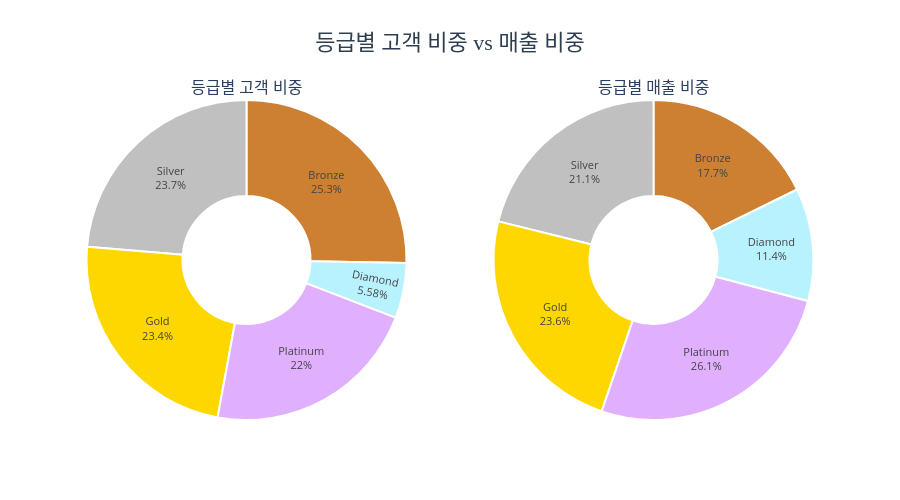

This figure's notebook cell:
### Code cell
color_map = {
    'Bronze': '#CD7F32',
    'Silver': '#C0C0C0',
    'Gold': '#FFD700',
    'Platinum': '#E0B0FF',
    'Diamond': '#B9F2FF'
}


# 각 등급별 고객 비중 / 등급별 매출 비중 파이 차트
fig = make_subplots(
    rows=1, cols=2,
    subplot_titles=['등급별 고객 비중', '등급별 매출 비중'],
    specs=[[{'type': 'pie'}, {'type': 'pie'}]]
)

for col, value_col in enumerate(['고객비중(%)', '매출비중(%)'], 1):
    fig.add_trace(
        go.Pie(
            labels=grade_analysis.index,
            values=grade_analysis[value_col],
            marker=dict(
                colors=[color_map[g] for g in grade_analysis.index],
                line=dict(color='white', width=2)
            ),
            textinfo='label+percent',
            textposition='inside',
            textfont=dict(size=11),
            showlegend=False,
            hole=0.4,
            sort=False
        ),
        row=1, col=col
    )

fig.update_layout(
    title=dict(
        text='등급별 고객 비중 vs 매출 비중',
        font=dict(size=22, color='#2c3e50', family='Arial Black'),
        x=0.5,
        xanchor='center'
    ),
    height=500,
    width=900,
    plot_bgcolor='white'
)


fig.show()


# 1인당 지출 막대차트
fig2 = go.Figure(go.Bar(
    x=grade_analysis.index,
    y=grade_analysis['1인당지출'],
    marker=dict(
        color=[color_map[g] for g in grade_analysis.index],
        line=dict(color='#2c3e50', width=0.5)
    ),
    text=grade_analysis['1인당지출'].apply(lambda x: f'USD {x:,.0f}'),
    textposition='outside'
))

fig2.update_layout(
    title=dict(
        text='등급별 1인당 지출 평균',
        font=dict(size=22, color='#2c3e50', family='Arial Black'),
        x=0.5,
        xanchor='center'
    ),
    height=500,
    width=700,
    plot_bgcolor='white'
)

fig2.update_xaxes(title_text='등급', gridcolor='lightgray')
fig2.update_yaxes(title_text='1인당 지출 (USD)', gridcolor='lightgray',
                  range=[0, grade_analysis['1인당지출'].max() * 1.15])

fig2.show()

### Figure 1 — Plotly figure (JSON) as saved in the notebook; plotly's stock layout.template omitted (floating-point values rounded to 4 significant figures)
{"data": [{"domain": {"x": [0, 0.45], "y": [0, 1]}, "hole": 0.4, "labels": ["Bronze", "Silver", "Gold", "Platinum", "Diamond"], "marker": {"colors": ["#CD7F32", "#C0C0C0", "#FFD700", "#E0B0FF", "#B9F2FF"], "line": {"color": "white", "width": 2}}, "showlegend": false, "sort": false, "textfont": {"size": 11}, "textinfo": "label+percent", "textposition": "inside", "type": "pie", "values": [25.29, 23.67, 23.44, 22.02, 5.58]}, {"domain": {"x": [0.55, 1], "y": [0, 1]}, "hole": 0.4, "labels": ["Bronze", "Silver", "Gold", "Platinum", "Diamond"], "marker": {"colors": ["#CD7F32", "#C0C0C0", "#FFD700", "#E0B0FF", "#B9F2FF"], "line": {"color": "white", "width": 2}}, "showlegend": false, "sort": false, "textfont": {"size": 11}, "textinfo": "label+percent", "textposition": "inside", "type": "pie", "values": [17.74, 21.12, 23.63, 26.12, 11.39]}], "layout": {"annotations": [{"font": {"size": 16}, "showarrow": false, "text": "등급별 고객 비중", "x": 0.225, "xanchor": "center", "xref": "paper", "y": 1, "yanchor": "bottom", "yref": "paper"}, {"font": {"size": 16}, "showarrow": false, "text": "등급별 매출 비중", "x": 0.775, "xanchor": "center", "xref": "paper", "y": 1, "yanchor": "bottom", "yref": "paper"}], "height": 500, "plot_bgcolor": "white", "title": {"font": {"color": "#2c3e50", "family": "Arial Black", "size": 22}, "text": "등급별 고객 비중 vs 매출 비중", "x": 0.5, "xanchor": "center"}, "width": 900}}
